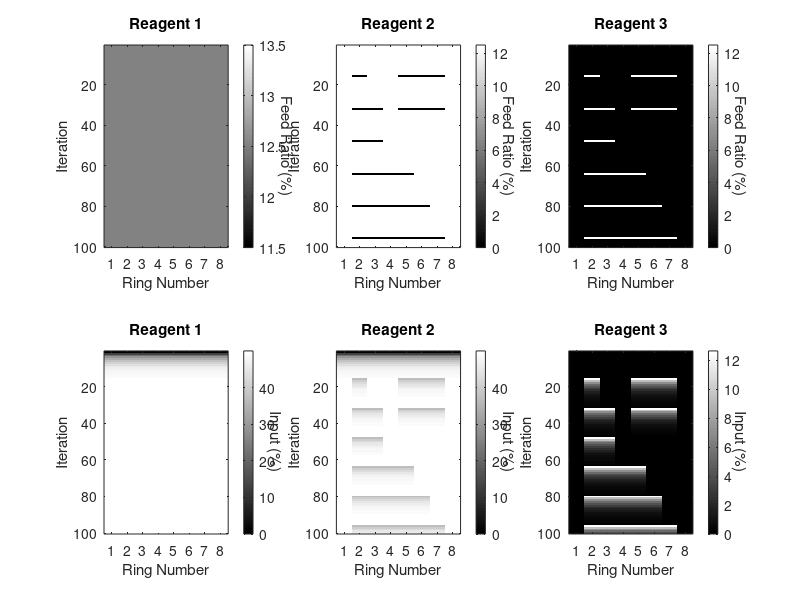

Here is the MATLAB script that generated this plot:
clear all
close all
%% initialize

numIter=100; % number of iterations
numRings=8; % number of reactors
numReagents=3; % number of reagents

feedRatio=zeros(numIter,numRings,numReagents); % feed ratio for each step and reactor and reagent
input=zeros(numIter,numRings,numReagents); % input kinetics

RR=25; % total refresh ratio for each step

reagentPorts=[1,3,7]; % ports with reagents
waterPort=9;
reagentLogic=[0,-1,1]; % 0: no input, 1: periodic input, -1: anti-input to fill volume

ringInPeriod=[0,16,16,16,16,16,16,0];
skip={[Inf],...
    [Inf],...
    [1],...
    [1,2,3],...
    [3],...
    [3,4],...
    [3,4,5],...
    [Inf]};
%% generate feed matrix
for i=1:numIter
    for r=1:numRings
        for s=1:numReagents
            if reagentLogic(s)==1 && ((~mod(i,ringInPeriod(r))) && ~ismember(floor(i/ringInPeriod(r)),skip{1,r}))
                feedRatio(i,r,s)=RR/2;
            elseif reagentLogic(s)==-1 && ~((~mod(i,ringInPeriod(r))) && ~ismember(floor(i/ringInPeriod(r)),skip{1,r}))
                feedRatio(i,r,s)=RR/2;
            elseif reagentLogic(s)==0
                feedRatio(i,r,s)=RR/2;
            end
        end
    end
end

%% forward compute input kinetics
updateRule=@(RR,n,feed) (100-RR)/100*n + feed/100;
for i=2:numIter
    for r=1:numRings
        for s=1:numReagents
            input(i,r,s)=updateRule(RR,input(i-1,r,s),feedRatio(i,r,s));
        end
    end
end

%% plot feed matrix
colormap('gray')
figure(1)
for s=1:numReagents
    subplot(2,numReagents,s)
    imagesc(squeeze(feedRatio(:,:,s)))
    title(sprintf('Reagent %d',s))
    xticks(1:numRings)
    xlabel('Ring Number')
    ylabel('Iteration')
    hcb=colorbar;
    ylabel(hcb,'Feed Ratio (%)','Rotation',270)
end


for s=1:numReagents
    subplot(2,numReagents,s+numReagents)
    imagesc(squeeze(input(:,:,s))*100)
    title(sprintf('Reagent %d',s))
    xticks(1:numRings)
    xlabel('Ring Number')
    ylabel('Iteration')
    hcb=colorbar;
    ylabel(hcb,'Input (%)','Rotation',270)
end


%% feed matrix into xml
iterationStart=@(xml,id,iterations) [xml,...
    sprintf('<IterationStart>\n<ID>%d</ID>\n<Iterations>%d</Iterations>\n</IterationStart>\n',id,iterations)];
iterationEnd=@(xml,id) [xml,sprintf('<IterationEnd>%d</IterationEnd>\n',id)];
feed=@(xml,ratio,ring) [xml,...
    sprintf('<Feed>\n<Ratio>%.1f</Ratio>\n<Ring>%d</Ring>\n</Feed>\n',ratio,ring)];
flushFeed=@(xml,port,cycles) [xml,...
    sprintf('<FlushFeed>\n<ReagentNr>%d</ReagentNr>\n<Cycles>%d</Cycles>\n</FlushFeed>\n',port,cycles)];
changeReagent=@(xml,duration,reagentNr) [xml,...
    sprintf('<ChangeReagent>\n<Duration>'),duration,sprintf('</Duration>\n<ReagentNr>%d</ReagentNr>\n</ChangeReagent>\n',reagentNr)];
mix=@(xml,duration) [xml,'<Mix>',duration,sprintf('</Mix>\n')];
acquire=@(xml) [xml,sprintf('<Acquire/>\n')];
incubate=@(xml,duration) [xml,'<Incubate>',duration,sprintf('</Incubate>\n')];

xml=[];

for i=1:numIter
    xml=iterationStart(xml,i,1);
    %reagents
    for s=1:numReagents
        if sum(feedRatio(i,:,s))
            xml=flushFeed(xml,reagentPorts(s),100);
            %rings
            for r=1:numRings
                if feedRatio(i,r,s)
                    xml=feed(xml,feedRatio(i,r,s),r);
                end
            end
        end
    end
    %mix and acquire
    xml=incubate(xml,'00:00:01');
    xml=changeReagent(xml,'00:00:30',waterPort);
    xml=mix(xml,'00:05:00');
    xml=incubate(xml,'00:00:01');
    xml=acquire(xml);
    xml=incubate(xml,'00:00:01');
    xml=iterationEnd(xml,i);
end

fid = fopen('210611_continuous.xml','wt');
fprintf(fid, xml);
fclose(fid);
'finished'

